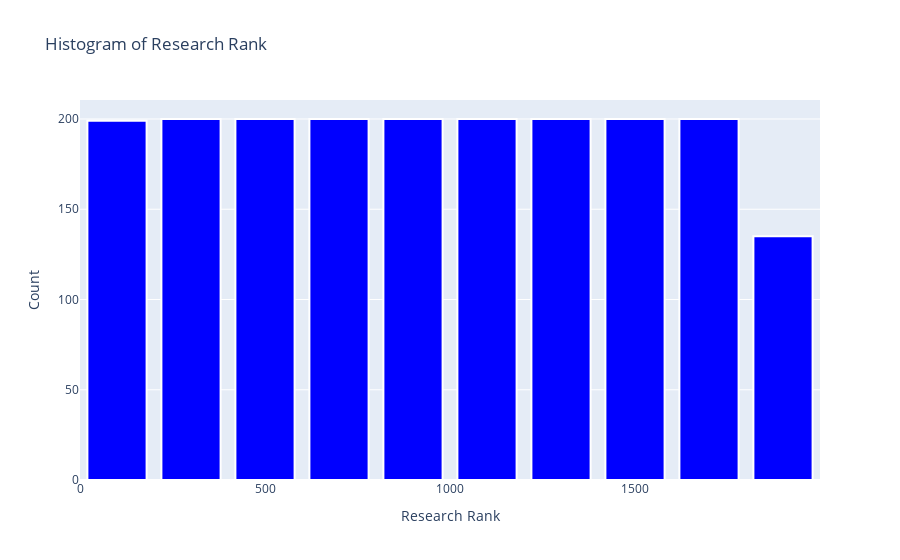

Write notebook code for a chart like this one.
### Markdown cell above
**Plotly - Chart**

### Code cell
# Ensure 'Research Rank' is numeric and filter out zeros
df_CWU['Research Rank'] = pd.to_numeric(df_CWU['Research Rank'], errors='coerce')
df_non_zero_research = df_CWU[df_CWU['Research Rank'] != 0]

# Create a histogram using Plotly Express
fig = px.histogram(
    df_non_zero_research,
    x='Research Rank',
    nbins=15,  # Number of bins
    title='Histogram of Research Rank',
    color_discrete_sequence=['blue']  # Set bar color to blue
)

# Update layout to add red edges to the bars
fig.update_traces(marker=dict(line=dict(color='white', width=2)))

# Add labels
fig.update_layout(
    xaxis_title='Research Rank',
    yaxis_title='Count',
    bargap=0.2  # Adjust the gap between bars
)

# Show the plot
fig.show()

### Figure 1 — Plotly figure (JSON) as saved in the notebook; plotly's stock layout.template omitted (floating-point values rounded to 4 significant figures; data arrays with more than 128 entries replaced by an {"elided": "..."} marker saying what was removed)
{"data": [{"alignmentgroup": "True", "bingroup": "x", "hovertemplate": "Research Rank=%{x}<br>count=%{y}<extra></extra>", "legendgroup": "", "marker": {"color": "blue", "line": {"color": "white", "width": 2}, "pattern": {"shape": ""}}, "name": "", "nbinsx": 15, "offsetgroup": "", "orientation": "v", "showlegend": false, "type": "histogram", "x": {"elided": "1934 int values"}, "xaxis": "x", "yaxis": "y"}], "layout": {"bargap": 0.2, "barmode": "relative", "legend": {"tracegroupgap": 0}, "title": {"text": "Histogram of Research Rank"}, "xaxis": {"anchor": "y", "domain": [0, 1], "title": {"text": "Research Rank"}}, "yaxis": {"anchor": "x", "domain": [0, 1], "title": {"text": "Count"}}}}
